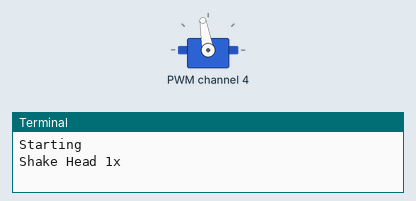
A program run on a simulated Raspberry Pi (BCM pin numbers). On the bench: servo, the last lines printed to the terminal. At 2.4 s the program stops and its outputs stay as they are.

Above: at 0.15 s.
At 1.65 s:
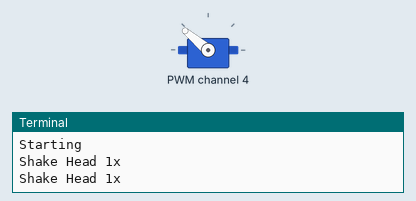
At 2.0 s:
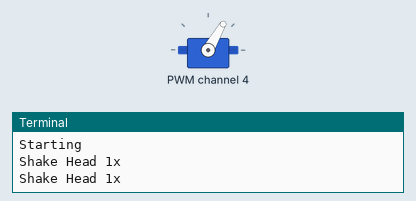
Timing chart, 0 to 3.7 s (numbered marks = the images above):
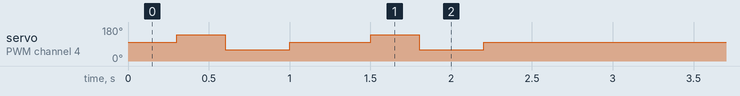

Measured:
- by itself, servo on PWM channel 4: 100° → 140° at 0.30 s, → 60° 0.30 s later, → 100° 0.40 s later, → 140° 0.50 s later, … (6 changes in this stretch)

The program:

servos.py
```python
from adafruit_servokit import ServoKit
import time
kit = ServoKit(channels=16)

print("Starting")


head = kit.servo[4]
#############
#

# Right Knee - servo[0]
# Right Hip - servo[1]
# Left Knee - servo[2]
# Left Hip - servo[3]

# Fahre alle servos so, dass sie direkt gerade lang sind

# time.sleep(1)
# kit.servo[0].angle = 90
# time.sleep(1)
# kit.servo[1].angle = 90
# time.sleep(1)
# kit.servo[2].angle = 90
# time.sleep(1)
# kit.servo[3].angle = 86

def shakeHead(headServo):
    print("Shake Head 1x")
    headServo.angle = 100    # Mittige Position
    time.sleep(0.3)
    headServo.angle = 140
    time.sleep(0.3)
    headServo.angle = 60
    time.sleep(0.4)
    headServo.angle = 100
    time.sleep(0.2)
    headServo.angle = None


if __name__ == "__main__":
    shakeHead(head)
    shakeHead(head)
```
